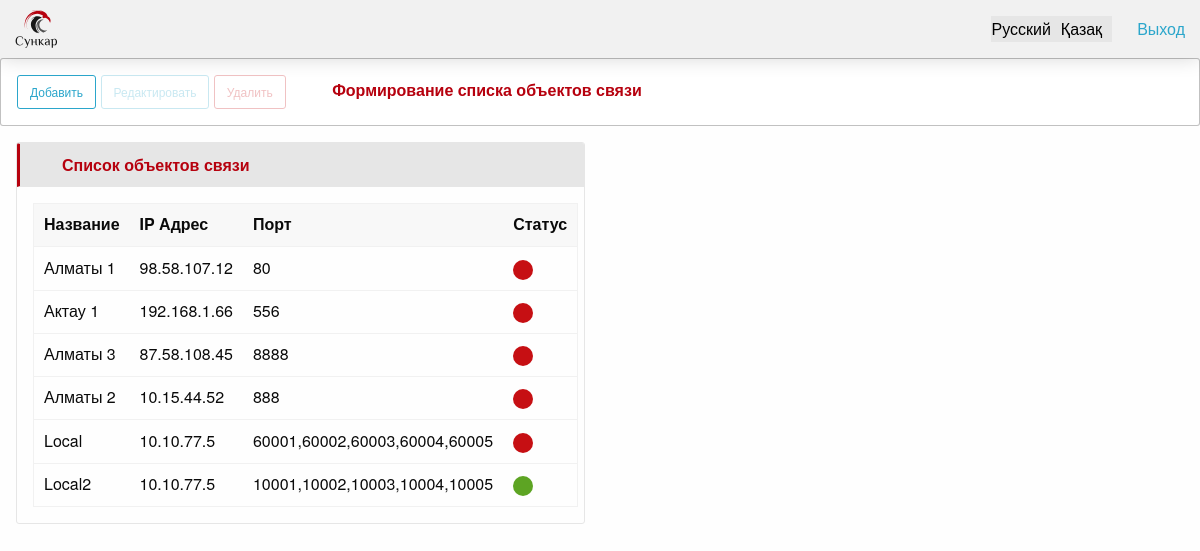
/communication_objects/, run on an earlier commit of the app's database.
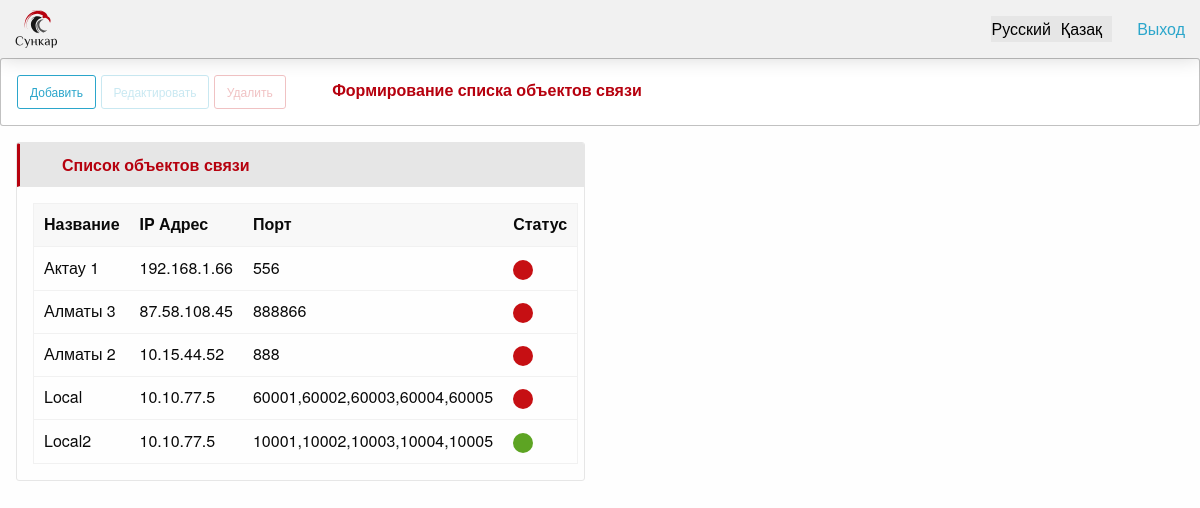
And on a later commit of the database.
### apps/kernel/models.py (models this page shows, shortened)
class CommunicationObject(TimestampMixin):
    class Meta:
        verbose_name = 'Объект связи'
        verbose_name_plural = 'Объекты связи'
        permissions = (
            ('menu_view_communication_objects', 'Объекты связи - в Меню'),
        )
    name = models.CharField(
        max_length=256,
        verbose_name='Название'
    )
    ip_address = models.GenericIPAddressField(
        verbose_name='IP адрес'
    )
    port = models.CharField(
        max_length=128,
        verbose_name='порт'
    )
    state = models.BooleanField(
        default=True,
        verbose_name='Статус'
    )

### apps/kernel/views.py (the view)
class CommunicationObjectView(ListView):
    template_name = 'kernel/communication_object/index.html'
    model = models.CommunicationObject
    context_object_name = 'communication_objects'
    def get_context_data(self, *, object_list=None, **kwargs):
        ctx = super().get_context_data(**kwargs)
        ctx['form_obj'] = forms.CommunicationObjectForm
        return ctx

### apps/system/context_processors.py (called while the page is built, shortened)
def menu_context(request):
    context_data = dict()
    user = request.user
    if not request.user.is_authenticated:
        return context_data

### apps/kernel/templates/kernel/communication_object/index.html (shortened to what this page needs)
{% extends 'kernel/communication_object/base_communication_object.html' %}
{% load i18n %}
{% block actions %}
    <a class="button small hollow button_custom" onclick="onAdd()">
        {% translate 'add_button' %}
    </a>
    <button class="button small hollow button_custom action_button" disabled onclick="onEdit(this)">
        {% translate 'edit_button' %}
    </button>
    <button class="button small hollow alert button_custom action_button" disabled data-open="delete-window"
            onclick="onDelete(this)">
        {% translate 'delete_button' %}
    </button>
    <span class="headers_section">
        {% translate 'header_section_communication_object' %}
    </span>
{% endblock %}
{% block content %}
    <div class="card">
        <div class="card-divider">
            <span class="headers_local">
                {% translate 'header_list_communication_objects' %}
            </span>
        </div>
        <div class="card-section">
            <table class="unstriped">
                <thead>
                <tr>
                    <th>Название</th>
                    <th>IP Адрес</th>
                    <th>Порт</th>
                    <th>Статус</th>
                </tr>
                </thead>
                <tbody>
                {% for obj in communication_objects %}
                    <tr class="items" id="{{ obj.id }}">
                        <td>
                            {{ obj.name }}
                        </td>
                        <td>
                            {{ obj.ip_address }}
                        </td>
                        <td>
                            {{ obj.port }}
                        </td>
                        <td>
                            {% if obj.state %}
                                <span class="badge success">&nbsp;</span>
                            {% else %}
                                <span class="badge alert">&nbsp;</span>
                            {% endif %}
                        </td>
                    </tr>
                {% endfor %}
                </tbody>
            </table>
        </div>
    </div>
{% endblock %}

What changed in the data, as far as the page shows it:
removed CommunicationObject: name "Алматы 1", ip_address "98.58.107.12", port "80", state False (drawn)
changed CommunicationObject "Алматы 3": port "8888" → "888866"
